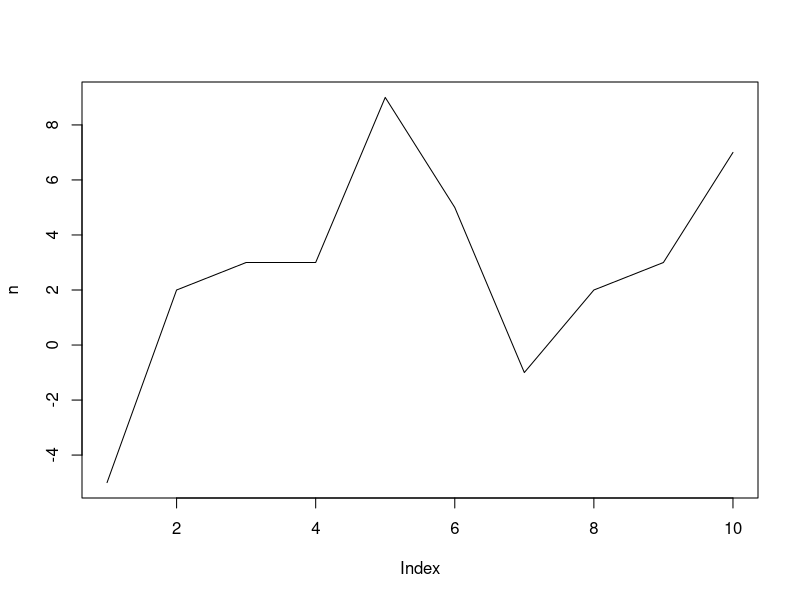

Write the R code that produced this figure.
n <- floor(rnorm(10, 2, 5))
print("List of random numbers in normal distribution:")
print(n)

t <- table(n)
print("occurrences of each value:")

df <- setNames(data.frame(t), c("Value", "Occurances"))
print(df)

plot(n, type = "l")
